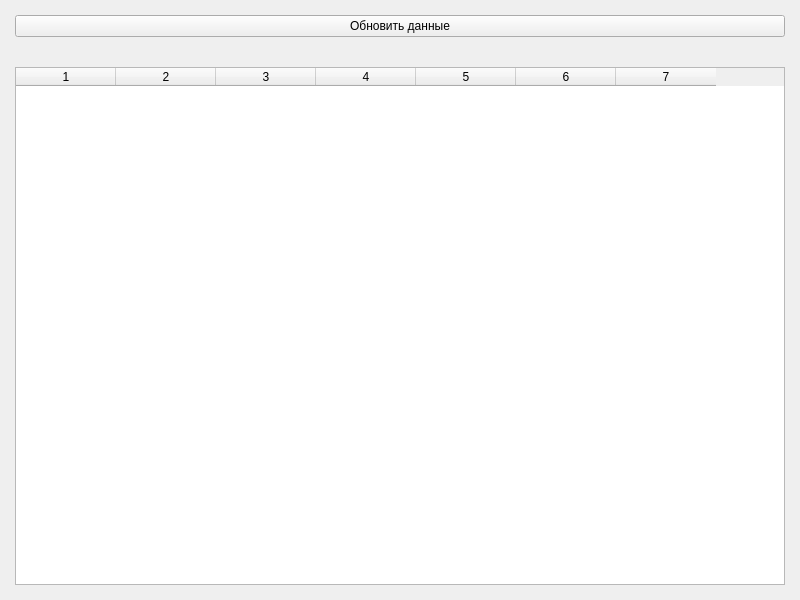
<?xml version="1.0" encoding="UTF-8"?>
<ui version="4.0">
 <class>MainWindow</class>
 <widget class="QMainWindow" name="MainWindow">
  <property name="geometry">
   <rect>
    <x>0</x>
    <y>0</y>
    <width>800</width>
    <height>600</height>
   </rect>
  </property>
  <property name="windowTitle">
   <string>Информация о кофе</string>
  </property>
  <widget class="QWidget" name="centralwidget">
   <layout class="QVBoxLayout" name="verticalLayout">
    <property name="spacing">
     <number>30</number>
    </property>
    <property name="leftMargin">
     <number>15</number>
    </property>
    <property name="topMargin">
     <number>15</number>
    </property>
    <property name="rightMargin">
     <number>15</number>
    </property>
    <property name="bottomMargin">
     <number>15</number>
    </property>
    <item>
     <widget class="QPushButton" name="refreshButton">
      <property name="styleSheet">
       <string notr="true"/>
      </property>
      <property name="text">
       <string>Обновить данные</string>
      </property>
     </widget>
    </item>
    <item>
     <widget class="QTableWidget" name="tableWidget">
      <property name="styleSheet">
       <string notr="true"/>
      </property>
      <property name="rowCount">
       <number>0</number>
      </property>
      <property name="columnCount">
       <number>7</number>
      </property>
      <property name="horizontalHeaderLabels" stdset="0">
       <stringlist>
        <string>ID</string>
        <string>Название сорта</string>
        <string>Степень обжарки</string>
        <string>Молотый/в зернах</string>
        <string>Описание вкуса</string>
        <string>Цена</string>
        <string>Объем упаковки</string>
       </stringlist>
      </property>
      <column/>
      <column/>
      <column/>
      <column/>
      <column/>
      <column/>
      <column/>
     </widget>
    </item>
   </layout>
  </widget>
 </widget>
 <resources/>
 <connections/>
</ui>
